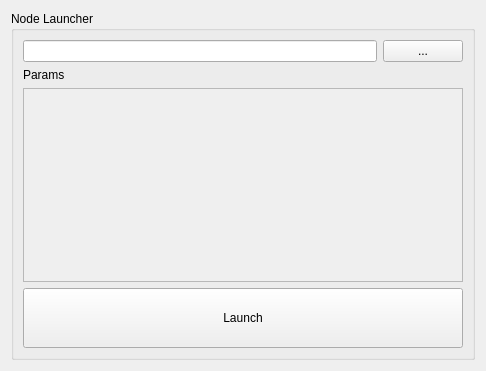
<?xml version="1.0" encoding="UTF-8"?>
<ui version="4.0">
 <class>widget</class>
 <widget class="QWidget" name="widget">
  <property name="geometry">
   <rect>
    <x>0</x>
    <y>0</y>
    <width>486</width>
    <height>371</height>
   </rect>
  </property>
  <property name="acceptDrops">
   <bool>true</bool>
  </property>
  <property name="windowTitle">
   <string>Node Launcher</string>
  </property>
  <layout class="QGridLayout" name="gridLayout">
   <item row="3" column="0">
    <widget class="QGroupBox" name="groupBox">
     <property name="title">
      <string>Node Launcher</string>
     </property>
     <layout class="QGridLayout" name="gridLayout_2">
      <item row="0" column="0">
       <widget class="QLineEdit" name="le_xml"/>
      </item>
      <item row="0" column="1">
       <widget class="QPushButton" name="pb_xml">
        <property name="minimumSize">
         <size>
          <width>80</width>
          <height>0</height>
         </size>
        </property>
        <property name="text">
         <string>...</string>
        </property>
       </widget>
      </item>
      <item row="3" column="0" colspan="2">
       <widget class="QPushButton" name="pb_launch">
        <property name="minimumSize">
         <size>
          <width>0</width>
          <height>60</height>
         </size>
        </property>
        <property name="text">
         <string>Launch</string>
        </property>
       </widget>
      </item>
      <item row="1" column="0">
       <widget class="QLabel" name="label">
        <property name="text">
         <string>Params</string>
        </property>
       </widget>
      </item>
      <item row="2" column="0" colspan="2">
       <widget class="QScrollArea" name="params">
        <property name="widgetResizable">
         <bool>true</bool>
        </property>
        <widget class="QWidget" name="scrollAreaWidgetContents">
         <property name="geometry">
          <rect>
           <x>0</x>
           <y>0</y>
           <width>442</width>
           <height>187</height>
          </rect>
         </property>
        </widget>
       </widget>
      </item>
     </layout>
    </widget>
   </item>
  </layout>
 </widget>
 <resources/>
 <connections/>
</ui>
